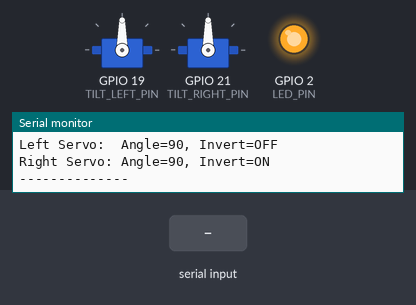
The sketch below on a simulated ESP32. Parts: 2 × servo, output pins drawn as LEDs (lit = HIGH), the last lines printed to the serial monitor. The test bench sets the inputs (shaded band).

Above: at 1.7 s.
1.8 s: "SWEEP\n" received over Serial
At 4.1 s:
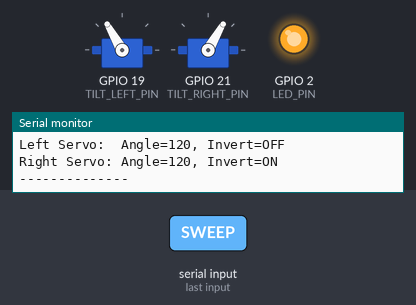
7.8 s: "TL ,45\n" received over Serial
10.0 s: "T 90\n" received over Serial
At 10.16 s:
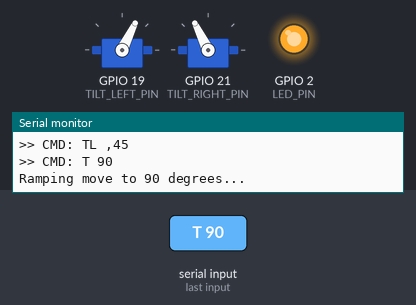
11.5 s: "TR ,45\n" received over Serial
At 11.9 s:
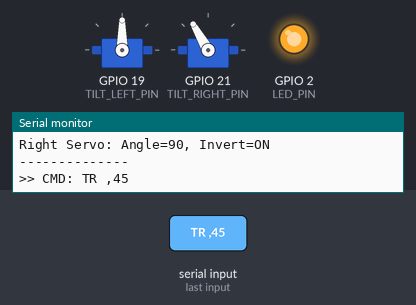
Timing chart, 0 to 14.0 s (numbered marks = the images above; inputs shaded):
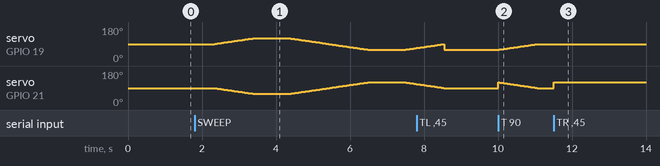

Measured:
- after the input at 10.0 s, servo on GPIO 19 (TILT_LEFT_PIN): moves from 60° to 90° over 1.0 s, starting at once
- after the input at 11.5 s, servo on GPIO 21 (TILT_RIGHT_PIN): 90° → 120° at once

The sketch:

tilt_servo_minimal.ino
```cpp
/*
 * ADVANCED DUAL-SERVO TILT CONTROLLER FOR ESP32
 *
 * Description:
 * This script provides a robust debugging and testing environment for a dual-servo
 * tilt mechanism on an ESP32. It is optimized for handling significant, off-center
 * loads by implementing smooth, ramped movement and command staggering to prevent
 * mechanical stress and electrical instability.
 *
 * Key Features for Load Handling:
 * 1.  **PWM Position Ramping:** Moves servos in small, controlled steps instead of
 *     jumping to the target. This avoids sudden torque spikes that can stall servos.
 * 2.  **Command Staggering:** Introduces a tiny delay between commanding the two
 *     servos, smoothing out the peak current draw on the power supply.
 * 3.  **Holding Torque:** Servos remain attached (`attached()`) at all times after
 *     setup to continuously provide torque, holding the platform steady against the load.
 *
 * Hardware Setup (ESP32):
 * - Servo 1 (Left):  Connect signal wire to Pin 19.
 * - Servo 2 (Right): Connect signal wire to Pin 21.
 * - Power: Connect BOTH servos to a strong external 5V, 3A+ power supply.
 * - Ground: Ensure a common ground between the ESP32, servos, and power supply.
 * - DO NOT power the servos from the ESP32's 3.3V or 5V pins.
 *
 * Serial Commands (send via Serial Monitor at 115200 baud):
 * - HELP          - Shows this command list.
 * - T <angle>     - Ramped move of both servos to a target angle (e.g., "T 120").
 * - J <angle>     - Instant "jump" move of both servos (e.g., "J 45").
 * - TL <angle>    - Move only the LEFT servo.
 * - TR <angle>    - Move only the RIGHT servo.
 * - INVERTL ON/OFF- Set inversion for the LEFT servo.
 * - INVERTR ON/OFF- Set inversion for the RIGHT servo.
 * - SWEEP         - Perform a slow, continuous sweep from min to max angle.
 * - CENTER        - Move both servos to the neutral position (90 degrees).
 * - STATUS        - Print the current angle and inversion status of both servos.
 */

#include <ESP32Servo.h>

// ============================================
// PIN & ANGLE CONFIGURATION
// ============================================
#define TILT_LEFT_PIN 19
#define TILT_RIGHT_PIN 21
#define LED_PIN 2

#define TILT_MIN 60
#define TILT_MAX 120
#define TILT_NEUTRAL 90

// ============================================
// SERVO MANAGEMENT STRUCT
// ============================================
struct ServoMotion {
  Servo servo;
  int currentAngle;
  bool invert = false;

  void attach(int pin) {
    servo.attach(pin);
  }

  void write(int angle) {
    int physicalAngle = invert ? (180 - angle) : angle;
    physicalAngle = constrain(physicalAngle, 0, 180);
    servo.write(physicalAngle);
    currentAngle = angle; // Store the logical angle
  }
};

ServoMotion tiltLeft;
ServoMotion tiltRight;

// ============================================
// SETUP
// ============================================
void setup() {
  Serial.begin(115200);
  pinMode(LED_PIN, OUTPUT);
  digitalWrite(LED_PIN, HIGH);

  Serial.println("\nAdvanced Dual-Servo Tilt Test (ESP32)");
  Serial.println("--------------------------------------");

  // --- Attach Servos ---
  tiltLeft.attach(TILT_LEFT_PIN);
  tiltRight.attach(TILT_RIGHT_PIN);

  // --- Set Initial Inversion ---
  // One servo is typically mounted opposite the other.
  tiltLeft.invert = false;
  tiltRight.invert = true;

  // --- Move to Neutral Position ---
  Serial.println("Moving to neutral position...");
  tiltLeft.write(TILT_NEUTRAL);
  tiltRight.write(TILT_NEUTRAL);
  delay(500);

  // Servos are now attached and will hold their position.
  printHelp();
  printStatus();
}

// ============================================
// MAIN LOOP - COMMAND HANDLER
// ============================================
void loop() {
  if (Serial.available() > 0) {
    String command = Serial.readStringUntil('\n');
    command.trim();
    command.toUpperCase();

    Serial.print(">> CMD: ");
    Serial.println(command);

    // --- PARSE AND EXECUTE ---
    if (command.startsWith("T ")) {
      int angle = command.substring(2).toInt();
      rampMoveTilt(angle);
    } else if (command.startsWith("J ")) {
      int angle = command.substring(2).toInt();
      moveInstant(angle);
    } else if (command.startsWith("TL ")) {
      int angle = command.substring(3).toInt();
      tiltLeft.write(constrain(angle, TILT_MIN, TILT_MAX));
    } else if (command.startsWith("TR ")) {
      int angle = command.substring(3).toInt();
      tiltRight.write(constrain(angle, TILT_MIN, TILT_MAX));
    } else if (command.startsWith("INVERTL ")) {
      String param = command.substring(8);
      tiltLeft.invert = (param == "ON");
      Serial.print("Left servo inversion set to: ");
      Serial.println(tiltLeft.invert ? "ON" : "OFF");
    } else if (command.startsWith("INVERTR ")) {
      String param = command.substring(8);
      tiltRight.invert = (param == "ON");
      Serial.print("Right servo inversion set to: ");
      Serial.println(tiltRight.invert ? "ON" : "OFF");
    } else if (command == "SWEEP") {
      performSweep();
    } else if (command == "CENTER") {
      rampMoveTilt(TILT_NEUTRAL);
    } else if (command == "STATUS") {
      printStatus();
    } else if (command == "HELP") {
      printHelp();
    } else if (command.length() > 0) {
      Serial.println("Unknown command. Type HELP for a list.");
    }
  }
  delay(10); // Small delay to prevent busy-looping
}

// ============================================
// MOVEMENT FUNCTIONS
// ============================================

/**
 * @brief Moves both servos to a target angle with smooth ramping and staggering.
 * @param targetAngle The logical angle to move to.
 */
void rampMoveTilt(int targetAngle) {
  targetAngle = constrain(targetAngle, TILT_MIN, TILT_MAX);
  Serial.print("Ramping move to ");
  Serial.print(targetAngle);
  Serial.println(" degrees...");

  // Use the left servo's angle as the logical master angle
  int startAngle = tiltLeft.currentAngle;
  int step = (targetAngle > startAngle) ? 1 : -1;

  int rampDelayMs = 30;    // Delay between each degree of movement
  int staggerDelayMs = 5;  // Delay between commanding each servo

  for (int angle = startAngle; angle != targetAngle; angle += step) {
    tiltLeft.write(angle);
    delay(staggerDelayMs);
    tiltRight.write(angle);
    delay(rampDelayMs);
  }

  // Ensure final position is set
  tiltLeft.write(targetAngle);
  delay(staggerDelayMs);
  tiltRight.write(targetAngle);

  Serial.println("Move complete.");
  printStatus();
}

/**
 * @brief Moves both servos instantly to a target angle without ramping.
 * @param targetAngle The logical angle to move to.
 */
void moveInstant(int targetAngle) {
  targetAngle = constrain(targetAngle, TILT_MIN, TILT_MAX);
  Serial.print("Jumping to ");
  Serial.print(targetAngle);
  Serial.println(" degrees...");

  tiltLeft.write(targetAngle);
  tiltRight.write(targetAngle);

  Serial.println("Move complete.");
  printStatus();
}

/**
 * @brief Performs a full sweep from TILT_MIN to TILT_MAX and back.
 */
void performSweep() {
  Serial.println("Performing sweep...");
  delay(500);

  // Go to max
  rampMoveTilt(TILT_MAX);
  delay(1000);

  // Go to min
  rampMoveTilt(TILT_MIN);
  delay(1000);

  // Return to center
  rampMoveTilt(TILT_NEUTRAL);
  Serial.println("Sweep complete.");
}


// ============================================
// HELPER FUNCTIONS
// ============================================

/**
 * @brief Prints the current status of both servos.
 */
void printStatus() {
  Serial.println("\n--- STATUS ---");
  Serial.print("Left Servo:  Angle=");
  Serial.print(tiltLeft.currentAngle);
  Serial.print(", Invert=");
  Serial.println(tiltLeft.invert ? "ON" : "OFF");

  Serial.print("Right Servo: Angle=");
  Serial.print(tiltRight.currentAngle);
  Serial.print(", Invert=");
  Serial.println(tiltRight.invert ? "ON" : "OFF");
  Serial.println("--------------");
}

/**
 * @brief Prints the help menu with all available commands.
 */
void printHelp() {
  Serial.println("\n--- Serial Commands (115200 baud) ---");
  Serial.println("  HELP          - Show this command list.");
  Serial.println("  T <angle>     - Ramped move (e.g., 'T 120').");
  Serial.println("  J <angle>     - Instant move (e.g., 'J 45').");
  Serial.println("  TL <angle>    - Move LEFT servo only.");
  Serial.println("  TR <angle>    - Move RIGHT servo only.");
  Serial.println("  INVERTL ON/OFF- Invert LEFT servo.");
  Serial.println("  INVERTR ON/OFF- Invert RIGHT servo.");
  Serial.println("  SWEEP         - Perform a full range sweep.");
  Serial.println("  CENTER        - Move to neutral (90).");
  Serial.println("  STATUS        - Show current servo status.");
  Serial.println("------------------------------------");
}
```
